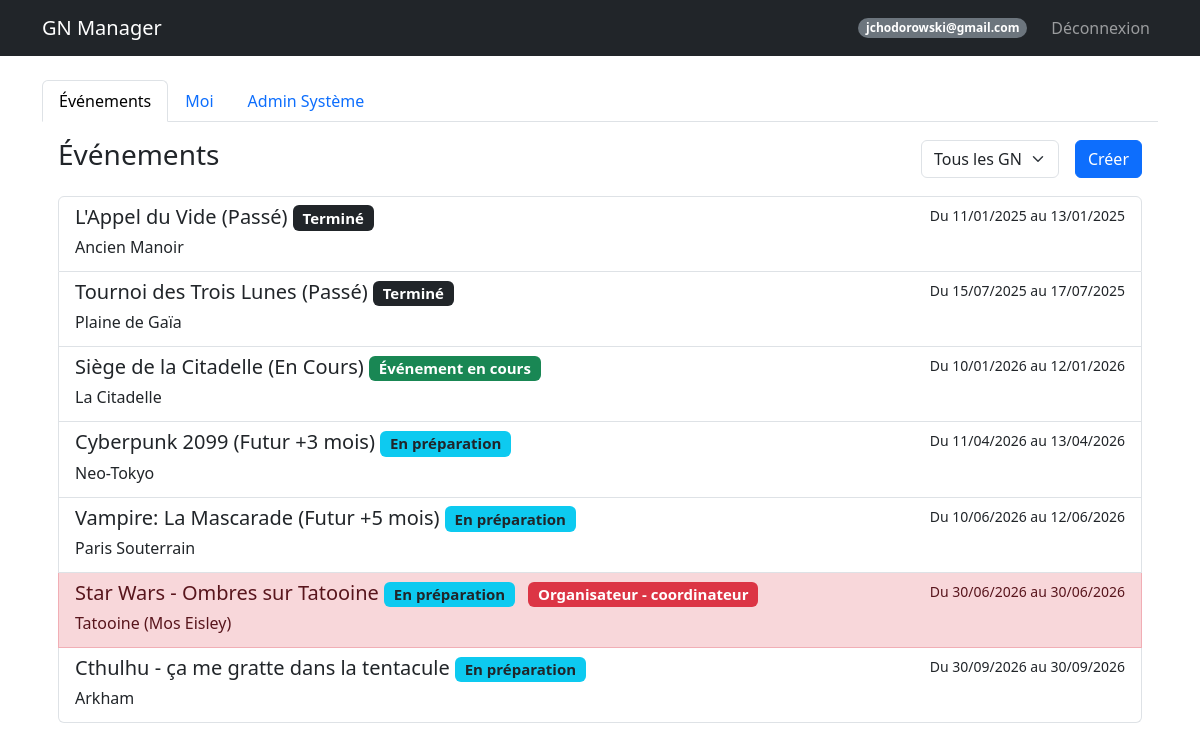
Page /dashboard (signed in) on the earlier database version.
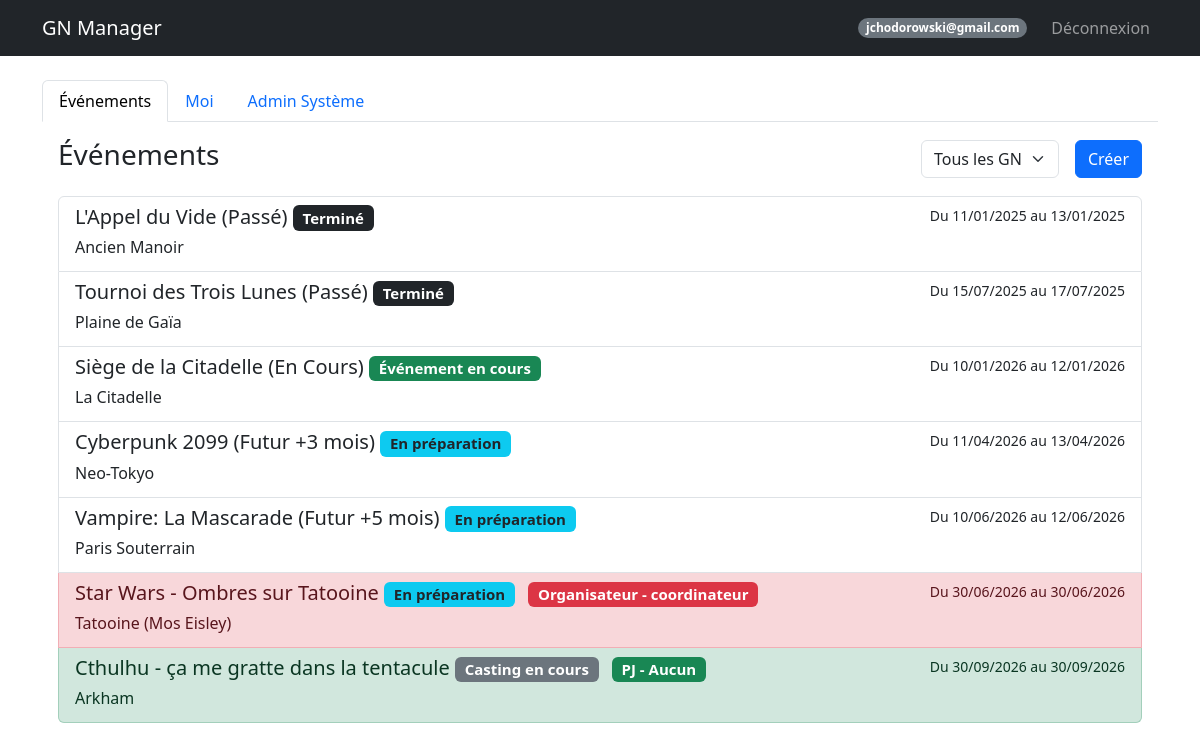
Same page on the later database version.
### models.py (models this page shows, shortened)
class Event(db.Model):
    id = db.Column(db.Integer, primary_key=True)
    name = db.Column(db.String(100), nullable=False)
    description = db.Column(db.Text)
    date_start = db.Column(db.DateTime, nullable=False)
    date_end = db.Column(db.DateTime, nullable=False)
    location = db.Column(db.String(200))
    background_image = db.Column(db.String(200))
    visibility = db.Column(db.String(20), default='public')  # public, private
    organizer_structure = db.Column(db.String(100))
    org_link_url = db.Column(db.String(255))
    org_link_title = db.Column(db.String(100))
    google_form_url = db.Column(db.String(255))
    external_link = db.Column(db.String(255))
    statut = db.Column(db.String(50), default='En préparation')
    groups_config = db.Column(db.Text, default='{"PJ": ["Peu importe"], "PNJ": ["Peu importe"], "Organisateur": ["Peu importe"]}')

class Participant(db.Model):
    id = db.Column(db.Integer, primary_key=True)
    event_id = db.Column(db.Integer, db.ForeignKey('event.id'), nullable=False)
    user_id = db.Column(db.Integer, db.ForeignKey('user.id'), nullable=False)
    type = db.Column(db.String(50))  # Organisateur, PJ, PNJ
    group = db.Column(db.String(50))
    role_id = db.Column(db.Integer, db.ForeignKey('role.id', use_alter=True, name='fk_participant_role'), nullable=True)
    role_communicated = db.Column(db.Boolean, default=False)
    role_received = db.Column(db.Boolean, default=False)
    registration_status = db.Column(db.String(50), default='À valider')
    paf_status = db.Column(db.String(20), default='non versée')  # non versée, partielle, versée, erreur
    payment_method = db.Column(db.String(50))
    payment_amount = db.Column(db.Float, default=0.0)
    payment_comment = db.Column(db.Text)
    comment = db.Column(db.Text)
    custom_image = db.Column(db.String(200))
    user = db.relationship('User', backref='participations')
    event = db.relationship('Event', backref='participants')
    role = db.relationship('Role', foreign_keys=[role_id], backref='participants_with_role')

### routes/admin_routes.py (the view)
@admin_bp.route('/dashboard')
@login_required
def dashboard():
    users_pagination = None
    if current_user.is_admin:
        page = request.args.get('page', 1, type=int)
        users_pagination = User.query.paginate(page=page, per_page=DefaultValues.USERS_PER_PAGE, error_out=False)
    filter_type = request.args.get('filter', 'all')
    my_participations = Participant.query.filter_by(user_id=current_user.id).all()
    my_event_ids = [p.event_id for p in my_participations]
    my_roles = {p.event_id: p for p in my_participations}
    events = []
    now = datetime.now()
    if filter_type == 'mine':
        if my_event_ids:
            events = Event.query.filter(Event.id.in_(my_event_ids)).order_by(Event.date_start).all()
    elif filter_type == 'future':
        events = Event.query.filter(Event.date_start >= now).order_by(Event.date_start).all()
    elif filter_type == 'past':
        events = Event.query.filter(Event.date_end < now).order_by(Event.date_start.desc()).all()
    else:
        events = Event.query.order_by(Event.date_start).all()
    admin_view = request.args.get('admin_view')
    return render_template('dashboard.html',
                         user=current_user,
                         users_pagination=users_pagination,
                         events=events,
                         my_event_ids=my_event_ids,
                         my_roles=my_roles,
                         current_filter=filter_type,
                         admin_view=admin_view)

### models.py (called while the page is built)
    @property
    def is_admin(self):
        return self.role in ['createur', 'sysadmin']

### templates/dashboard.html (shortened to what the changed rows need)
{% extends "base.html" %}
{% block content %}
<div class="tab-content" id="myTabContent">
    <div class="tab-pane fade p-3 {% if not admin_view %}show active{% endif %}" id="events" role="tabpanel">
        <div class="list-group">
            {% for e in events %}
            {% set participation = my_roles.get(e.id) %}
            {% set row_class = "" %}
            {% set badge_class = "" %}
            {% set badge_text = "" %}
            {% if participation %}
            {% if participation.registration_status == 'En attente' or participation.registration_status == 'À valider'
            %}
            {% set row_class = "list-group-item-secondary" %}
            {% set badge_class = "bg-light text-dark border" %}
            {% set badge_text = participation.type ~ " (En Attente)" %}
            {% elif participation.type == 'organisateur' or participation.type == 'Organisateur' %}
            {% set row_class = "list-group-item-danger" %}
            {% set badge_class = "bg-danger" %}
            {% set badge_text = "Organisateur" %}
            {% elif participation.type == 'PJ' %}
            {% set row_class = "list-group-item-success" %}
            {% set badge_class = "bg-success" %}
            {% set badge_text = "PJ" %}
            {% elif participation.type == 'PNJ' %}
            {% set row_class = "list-group-item-primary" %}
            {% set badge_class = "bg-primary" %}
            {% set badge_text = "PNJ" %}
            {% else %}
            {% set row_class = "list-group-item-success" %}
            {% set badge_class = "bg-success" %}
            {% set badge_text = participation.type %}
            {% endif %}
            {% endif %}
            {% set status_color = "bg-secondary" %}
            {% if e.statut == "Événement en cours" %}
            {% set status_color = "bg-success" %}
            {% elif e.statut == "Terminé" %}
            {% set status_color = "bg-dark" %}
            {% elif e.statut == "Annulé" %}
            {% set status_color = "bg-danger" %}
            {% elif e.statut == "En préparation" %}
            {% set status_color = "bg-info text-dark" %}
            {% endif %}
            <a href="/event/{{ e.id }}" class="list-group-item list-group-item-action {{ row_class }}">
                <div class="d-flex w-100 justify-content-between">
                    <h5 class="mb-1">
                        {{ e.name }}
                        <span class="badge {{ status_color }}">{{ e.statut }}</span>
                        {% if participation %}
                        <span class="badge {{ badge_class }} ms-2">{{ badge_text }}
                            {% if (participation.registration_status != 'En attente' and
                            participation.registration_status != 'À valider') and participation.group and
                            participation.group != 'Peu importe' %}
                            - {{ participation.group }}
                            {% endif %}
                        </span>
                        {% endif %}
                    </h5>
                    <small>Du {{ e.date_start.strftime('%d/%m/%Y') }} au {{ e.date_end.strftime('%d/%m/%Y') }}</small>
                </div>
                <p class="mb-1">{{ e.location }}</p>
            </a>
            {% else %}
            <p class="text-muted text-center mt-4">Aucun événement trouvé pour ce filtre.</p>
            {% endfor %}
        </div>
    </div>
        {% endblock %}

Differences in the rows shown:
changed Event "Cthulhu - ça me gratte dans la tentacule": statut "En préparation" → "Casting en cours"; badge_text (not shown) → "PJ"
added Participant: group "Aucun"
